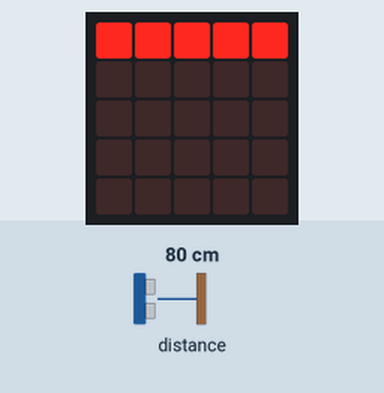
The program below on a simulated BBC micro:bit (MakeCode). On the bench: the board's 5×5 LED display. Inputs (shaded band) come from the test bench; at power-on: distance to the obstacle 80 cm.

Above: at 1.2 s.
1.3 s: distance to the obstacle set to 2 cm
At 2.6 s:
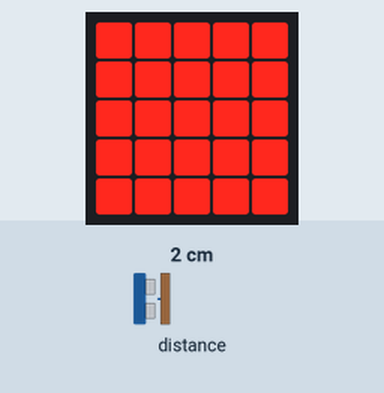
3.2 s: distance to the obstacle set to 18 cm
At 4.4 s:
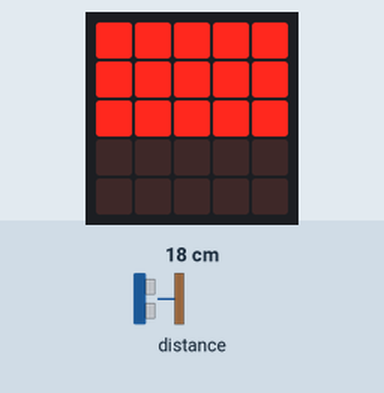
4.8 s: distance to the obstacle set to 12 cm
At 6.2 s:
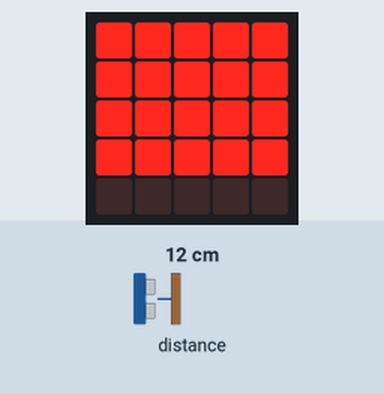
6.5 s: distance to the obstacle set to 23 cm
At 7.2 s:
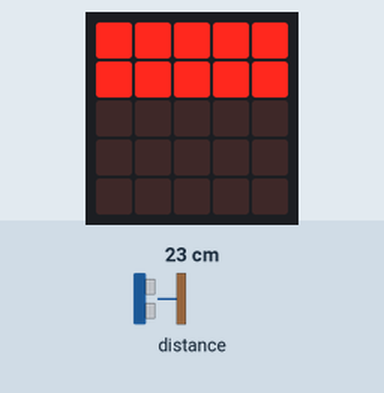
8.2 s: distance to the obstacle set to 4 cm
At 9.2 s:
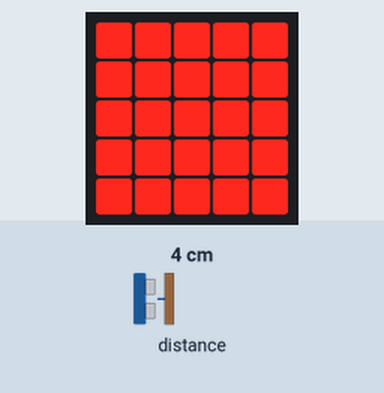
9.9 s: distance to the obstacle set to 35 cm
At 11.1 s:
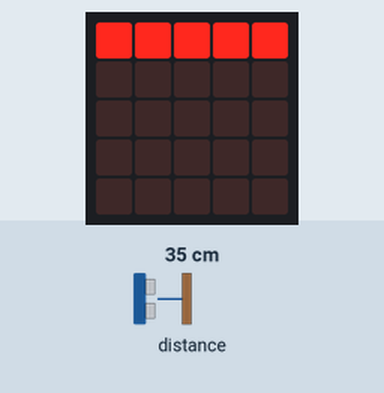
Timing chart, 0 to 12.6 s (numbered marks = the images above; inputs shaded):
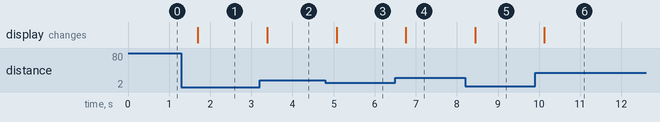

Measured:
- after the input at 1.3 s, the display: changes after 0.40 s (image 1)
- after the input at 3.2 s, the display: changes after 0.19 s (image 2)
- after the input at 4.8 s, the display: changes after 0.27 s (image 3)
- after the input at 6.5 s, the display: changes after 0.26 s (image 4)
- after the input at 8.2 s, the display: changes after 0.24 s (image 5)
- after the input at 9.9 s, the display: changes after 0.23 s (image 6)

The program:

main.ts
```typescript
let Distance = 0
basic.forever(function () {
    Distance = sonar.ping(
    DigitalPin.P0,
    DigitalPin.P1,
    PingUnit.Centimeters
    )
    if (Distance > 25) {
        basic.showLeds(`
            # # # # #
            . . . . .
            . . . . .
            . . . . .
            . . . . .
            `)
    } else if (Distance > 20) {
        basic.showLeds(`
            # # # # #
            # # # # #
            . . . . .
            . . . . .
            . . . . .
            `)
    } else if (Distance > 15) {
        basic.showLeds(`
            # # # # #
            # # # # #
            # # # # #
            . . . . .
            . . . . .
            `)
    } else if (Distance > 10) {
        basic.showLeds(`
            # # # # #
            # # # # #
            # # # # #
            # # # # #
            . . . . .
            `)
    } else if (Distance > 0) {
        basic.showLeds(`
            # # # # #
            # # # # #
            # # # # #
            # # # # #
            # # # # #
            `)
    }
})
```

test.ts
```typescript
// les tests vont ici ; cela ne sera pas compilé si ce paquet est utilisé en tant qu'extension.
```
